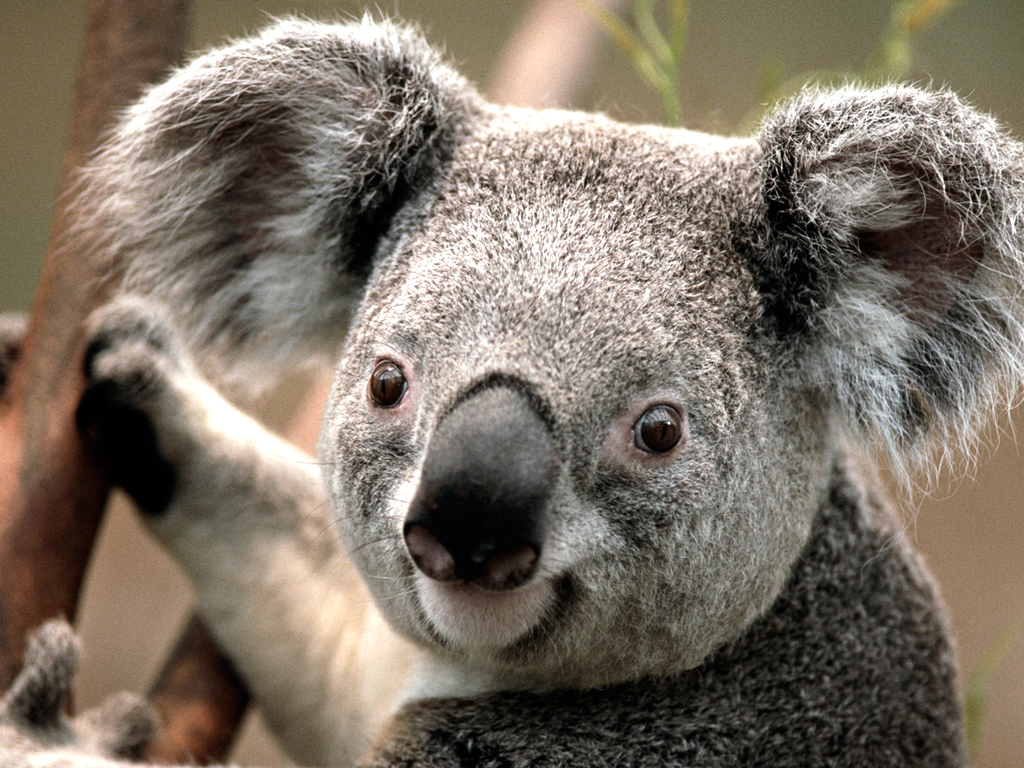
%> input picture Koala.jpg, 1024 x 768 px
$ octave Qustion1.m   (GNU Octave 9; MATLAB toolbox functions it lacks are replaced by stand-ins)
%> lines starting %> are read from the running program, lines starting %| are printed output that depends on the picture
clc;
clear all;
close all;
A=imread('koala.jpg');
%> A is the input picture: size 768x1024x3 uint8; mean R, G, B 125.4, 114.7, 102
A=im2double(A);
%> A: size 768x1024x3 double
figure;
%Histogram is an approach to enhance an image.
%getting a low contrust by making the high out less than the low out
subplot(3,2,1)
imshow(A);
title('Origienal');
subplot(3,2,2)
Adj_a=imadjust(A,[],[.3 .5]);
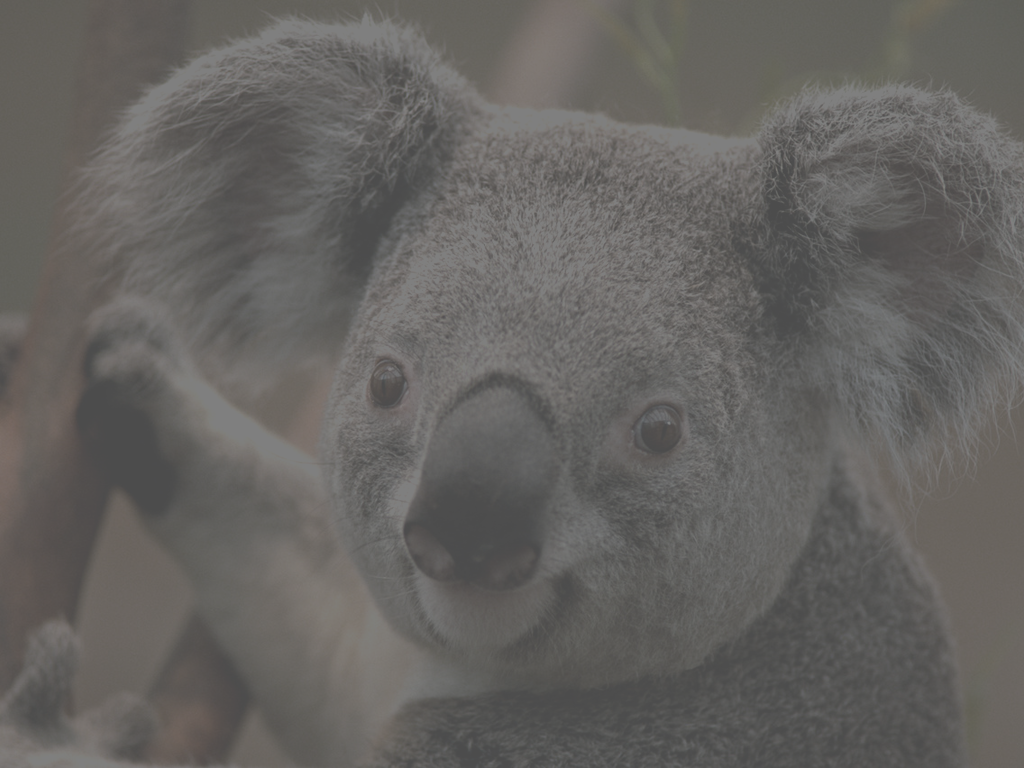
%> Adj_a: size 768x1024x3 double; mean R, G, B 0.398, 0.39, 0.38
imshow(Adj_a);
title('low-contrast-image from original picture.');
subplot(3,2,3)
rgb_A=rgb2gray(A);
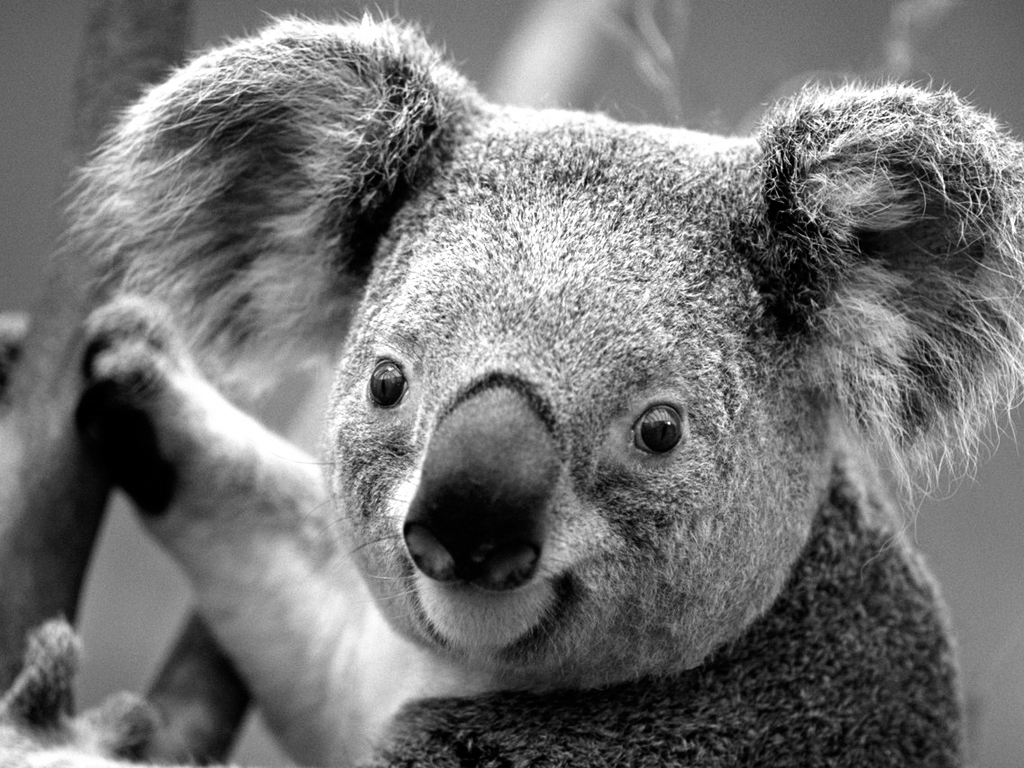
%> rgb_A: size 768x1024 double; min 0, max 1, mean 0.457
imhist(rgb_A);
title('histogram Origienal');
subplot(3,2,4)
rgb_adj=rgb2gray(Adj_a);
imhist(rgb_adj);
title('histogram low-contrast-image from original picture');
subplot(3,2,5);
adj=imadjust(Adj_a,[.3 .5],[]);
imshow(adj);
title('Image After Adjust Enhancement')
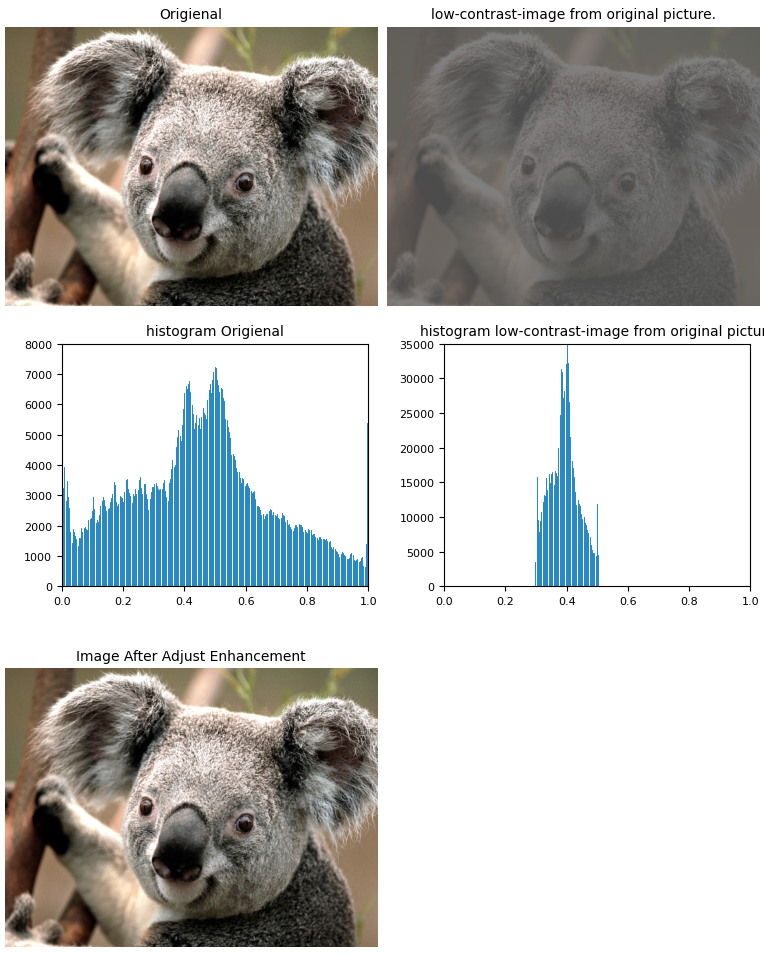
%> figure redrawn from the program's plot data, 5 panels
%Adjustment is used to enhance an image.
